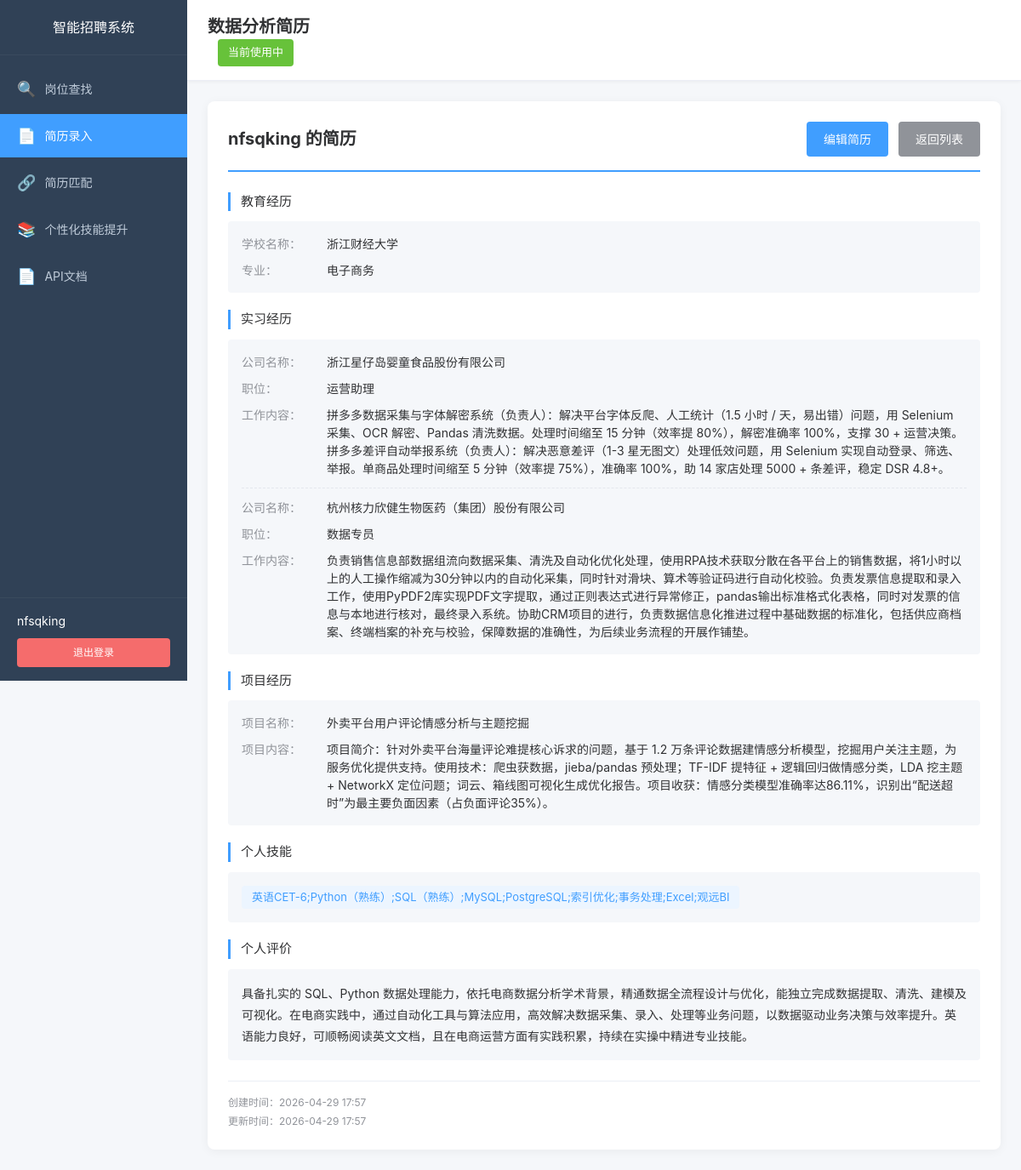
The app's page /resume/detail/1 (signed in), older data.
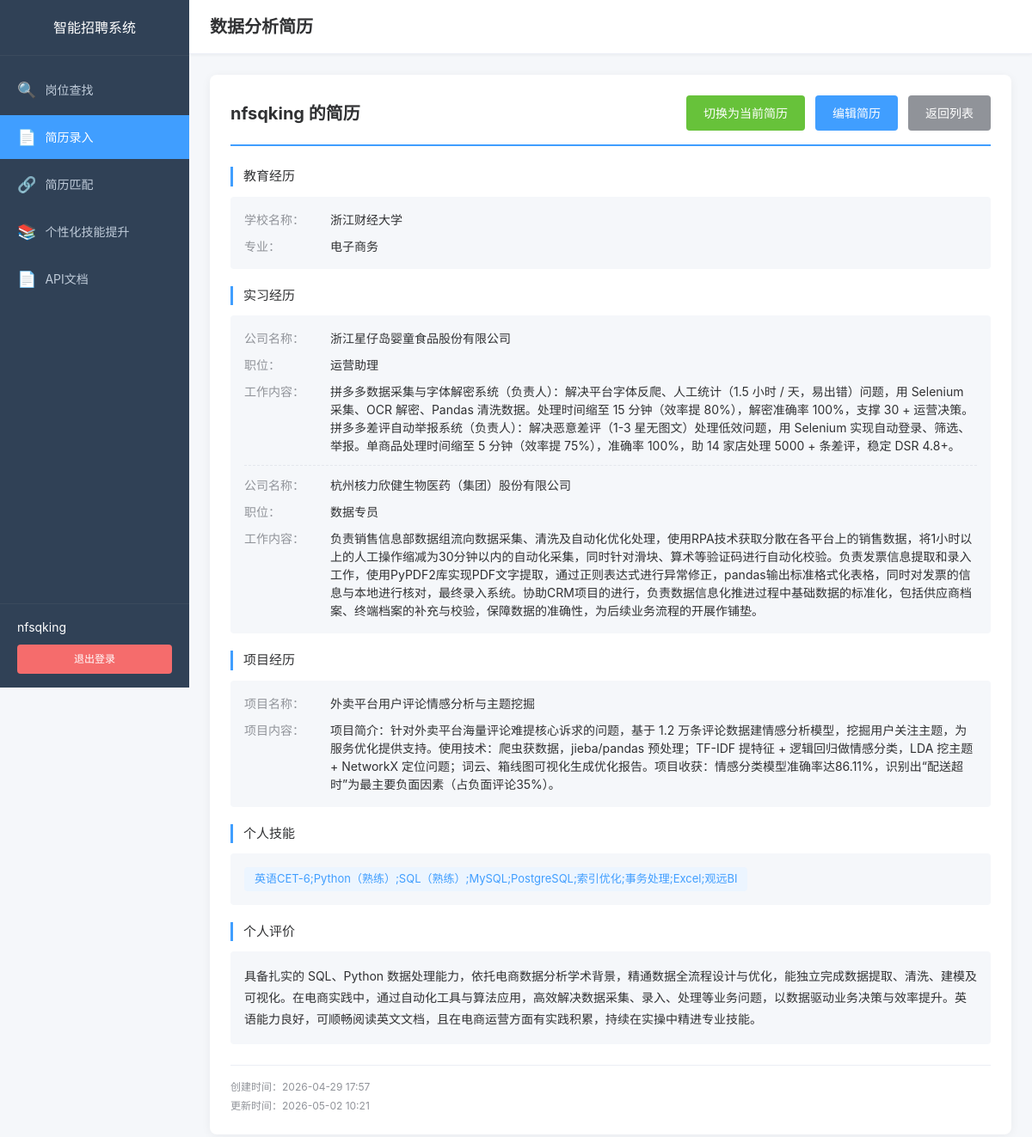
The same page, newer data.
### app/models/resume.py (models this page shows, shortened)
class Resume(db.Model):
    __tablename__ = 'resumes'
    id = db.Column(db.Integer, primary_key=True)
    user_id = db.Column(db.Integer, db.ForeignKey('users.id'), nullable=False, index=True)
    resume_name = db.Column(db.String(100), nullable=False, default='默认简历')
    is_active = db.Column(db.Boolean, default=True, nullable=False)
    education = db.Column(db.Text, nullable=True)
    internship = db.Column(db.Text, nullable=True)
    work = db.Column(db.Text, nullable=True)
    project = db.Column(db.Text, nullable=True)
    skills = db.Column(db.Text, nullable=False)
    self_evaluation = db.Column(db.Text, nullable=False)
    created_at = db.Column(db.DateTime, default=datetime.utcnow)
    updated_at = db.Column(db.DateTime, default=datetime.utcnow, onupdate=datetime.utcnow)
    user = db.relationship('User', backref=db.backref('resumes', lazy='dynamic', cascade='all, delete-orphan'))
    job_matches = db.relationship('ResumeJobMatch', backref='resume', lazy='dynamic', cascade='all, delete-orphan')
    skill_suggestions = db.relationship('SkillSuggestion', backref='resume', lazy='dynamic', cascade='all, delete-orphan')

### app/routes/resume.py (the view)
@resume.route('/detail/<int:resume_id>')
@login_required
def detail_resume(resume_id):
    resume = Resume.query.filter_by(id=resume_id, user_id=current_user.id).first()
    if not resume:
        flash('简历不存在', 'danger')
        return redirect(url_for('resume.list_resumes'))
    education_list = get_list_data(resume.education)
    internship_list = get_list_data(resume.internship)
    work_list = get_list_data(resume.work)
    project_list = get_list_data(resume.project)
    current_resume_id = get_current_resume_id()
    return render_template('resume/resume_detail.html',
                          resume=resume,
                          education_list=education_list,
                          internship_list=internship_list,
                          work_list=work_list,
                          project_list=project_list,
                          current_resume_id=current_resume_id)

### app/models/user.py (called while the page is built)
@login_manager.user_loader
def load_user(user_id: str):
    return User.query.get(int(user_id))

### app/routes/resume.py (called while the page is built, shortened)
def get_list_data(json_str):
    if not json_str:
        return []
    try:
        return json.loads(json_str)
    except:
        return []

def get_current_resume_id():
    resume_id = session.get('current_resume_id')
    if resume_id:
        resume = Resume.query.filter_by(id=resume_id, user_id=current_user.id).first()
        if resume:
            return resume_id
    active_resume = Resume.query.filter_by(user_id=current_user.id, is_active=True).first()
    if active_resume:
        session['current_resume_id'] = active_resume.id
        return active_resume.id

### app/templates/resume/resume_detail.html (shortened to what the changed rows need)
{% extends "base.html" %}
{% block extra_css %}
<link rel="stylesheet" href="{{ url_for('static', filename='css/dashboard.css') }}">
<link rel="stylesheet" href="{{ url_for('static', filename='css/resume.css') }}">
{% endblock %}
{% block content %}
<div class="app-container">
    <aside class="sidebar">
        <div class="sidebar-header">
            <h2>智能招聘系统</h2>
        </div>
    </aside>
    <main class="main-content">
        <header class="main-header">
            <h1>{{ resume.resume_name }}</h1>
            {% if resume.id == current_resume_id %}
            <span class="current-badge-header">当前使用中</span>
            {% endif %}
        </header>
        <div class="content-wrapper">
            <div class="resume-detail-container">
                <div class="resume-header">
                    <h2>{{ current_user.nickname or current_user.username }} 的简历</h2>
                    <div class="resume-actions">
                        {% if resume.id != current_resume_id %}
                        <a href="{{ url_for('resume.switch_resume', resume_id=resume.id) }}" class="btn btn-success">切换为当前简历</a>
                        {% endif %}
                        <a href="{{ url_for('resume.edit_resume', resume_id=resume.id) }}" class="btn btn-primary">编辑简历</a>
                        <a href="{{ url_for('resume.list_resumes') }}" class="btn btn-secondary">返回列表</a>
                    </div>
                </div>
                <div class="resume-section">
                    <div class="section-content">
                        <div class="skills-tags">
                            {% for skill in resume.skills.replace('、', ',').replace('，', ',').split(',') if skill.strip() %}
                            <span class="skill-tag">{{ skill.strip() }}</span>
                            {% endfor %}
                        </div>
                    </div>
                </div>
                <div class="resume-section">
                    <div class="section-content">
                        <p class="evaluation-text">{{ resume.self_evaluation }}</p>
                    </div>
                </div>
                <div class="resume-meta">
                    <p>创建时间：{{ resume.created_at.strftime('%Y-%m-%d %H:%M') if resume.created_at else '-' }}</p>
                    <p>更新时间：{{ resume.updated_at.strftime('%Y-%m-%d %H:%M') if resume.updated_at else '-' }}</p>
                </div>
            </div>
        </div>
    </main>
</div>
{% endblock %}

Row changes from the older to the newer data that the page shows:
changed Resume "英语CET-6;Python（熟练）;SQL（熟练）;MySQL;PostgreSQL;索引优化;事务处理;Excel;观远BI": updated_at "2026-04-29 17:57" → "2026-05-02 10:21"
Text that changed along with them:
text no longer shown: "当前使用中"
text now shown: "切换为当前简历"
